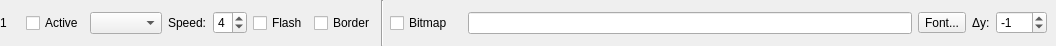
<?xml version="1.0" encoding="UTF-8"?>
<ui version="4.0">
 <class>Form</class>
 <widget class="QWidget" name="Form">
  <property name="geometry">
   <rect>
    <x>0</x>
    <y>0</y>
    <width>1056</width>
    <height>46</height>
   </rect>
  </property>
  <property name="windowTitle">
   <string>Form</string>
  </property>
  <layout class="QHBoxLayout" name="horizontalLayout">
   <property name="leftMargin">
    <number>0</number>
   </property>
   <property name="topMargin">
    <number>0</number>
   </property>
   <property name="rightMargin">
    <number>0</number>
   </property>
   <property name="bottomMargin">
    <number>0</number>
   </property>
   <item>
    <widget class="QLabel" name="numberLbl">
     <property name="minimumSize">
      <size>
       <width>20</width>
       <height>0</height>
      </size>
     </property>
     <property name="text">
      <string>1</string>
     </property>
    </widget>
   </item>
   <item>
    <widget class="QCheckBox" name="activeBox">
     <property name="text">
      <string>Active</string>
     </property>
    </widget>
   </item>
   <item>
    <widget class="QComboBox" name="animBox"/>
   </item>
   <item>
    <widget class="QLabel" name="label_2">
     <property name="text">
      <string>Speed:</string>
     </property>
    </widget>
   </item>
   <item>
    <widget class="QSpinBox" name="speedBox">
     <property name="minimum">
      <number>1</number>
     </property>
     <property name="maximum">
      <number>8</number>
     </property>
     <property name="value">
      <number>4</number>
     </property>
    </widget>
   </item>
   <item>
    <widget class="QCheckBox" name="flashBox">
     <property name="text">
      <string>Flash</string>
     </property>
    </widget>
   </item>
   <item>
    <widget class="QCheckBox" name="borderBox">
     <property name="text">
      <string>Border</string>
     </property>
    </widget>
   </item>
   <item>
    <widget class="Line" name="line">
     <property name="orientation">
      <enum>Qt::Vertical</enum>
     </property>
    </widget>
   </item>
   <item>
    <widget class="QCheckBox" name="bmpBox">
     <property name="text">
      <string>Bitmap</string>
     </property>
    </widget>
   </item>
   <item>
    <widget class="QStackedWidget" name="stacker">
     <property name="currentIndex">
      <number>0</number>
     </property>
     <widget class="QWidget" name="page">
      <layout class="QHBoxLayout" name="horizontalLayout_2">
       <item>
        <widget class="QLineEdit" name="textEdit">
         <property name="minimumSize">
          <size>
           <width>200</width>
           <height>0</height>
          </size>
         </property>
        </widget>
       </item>
       <item>
        <widget class="QToolButton" name="fontBtn">
         <property name="text">
          <string>Font...</string>
         </property>
        </widget>
       </item>
       <item>
        <widget class="QLabel" name="label">
         <property name="text">
          <string>Δy:</string>
         </property>
        </widget>
       </item>
       <item>
        <widget class="QSpinBox" name="offsetBox">
         <property name="minimum">
          <number>-100</number>
         </property>
         <property name="maximum">
          <number>100</number>
         </property>
         <property name="value">
          <number>-1</number>
         </property>
        </widget>
       </item>
      </layout>
     </widget>
     <widget class="QWidget" name="page_2">
      <layout class="QHBoxLayout" name="horizontalLayout_3">
       <item>
        <widget class="QPushButton" name="bmpLoadBtn">
         <property name="text">
          <string>Load...</string>
         </property>
        </widget>
       </item>
       <item>
        <spacer name="horizontalSpacer">
         <property name="orientation">
          <enum>Qt::Horizontal</enum>
         </property>
         <property name="sizeHint" stdset="0">
          <size>
           <width>439</width>
           <height>0</height>
          </size>
         </property>
        </spacer>
       </item>
      </layout>
     </widget>
    </widget>
   </item>
  </layout>
 </widget>
 <tabstops>
  <tabstop>activeBox</tabstop>
  <tabstop>animBox</tabstop>
  <tabstop>speedBox</tabstop>
  <tabstop>flashBox</tabstop>
  <tabstop>borderBox</tabstop>
  <tabstop>bmpBox</tabstop>
  <tabstop>textEdit</tabstop>
  <tabstop>fontBtn</tabstop>
  <tabstop>offsetBox</tabstop>
  <tabstop>bmpLoadBtn</tabstop>
 </tabstops>
 <resources/>
 <connections>
  <connection>
   <sender>speedBox</sender>
   <signal>valueChanged(int)</signal>
   <receiver>Form</receiver>
   <slot>changed()</slot>
   <hints>
    <hint type="sourcelabel">
     <x>216</x>
     <y>24</y>
    </hint>
    <hint type="destinationlabel">
     <x>258</x>
     <y>41</y>
    </hint>
   </hints>
  </connection>
  <connection>
   <sender>animBox</sender>
   <signal>currentIndexChanged(int)</signal>
   <receiver>Form</receiver>
   <slot>changed()</slot>
   <hints>
    <hint type="sourcelabel">
     <x>136</x>
     <y>27</y>
    </hint>
    <hint type="destinationlabel">
     <x>167</x>
     <y>43</y>
    </hint>
   </hints>
  </connection>
  <connection>
   <sender>activeBox</sender>
   <signal>toggled(bool)</signal>
   <receiver>Form</receiver>
   <slot>changed()</slot>
   <hints>
    <hint type="sourcelabel">
     <x>43</x>
     <y>25</y>
    </hint>
    <hint type="destinationlabel">
     <x>79</x>
     <y>41</y>
    </hint>
   </hints>
  </connection>
  <connection>
   <sender>flashBox</sender>
   <signal>toggled(bool)</signal>
   <receiver>Form</receiver>
   <slot>changed()</slot>
   <hints>
    <hint type="sourcelabel">
     <x>256</x>
     <y>19</y>
    </hint>
    <hint type="destinationlabel">
     <x>264</x>
     <y>5</y>
    </hint>
   </hints>
  </connection>
  <connection>
   <sender>borderBox</sender>
   <signal>toggled(bool)</signal>
   <receiver>Form</receiver>
   <slot>changed()</slot>
   <hints>
    <hint type="sourcelabel">
     <x>319</x>
     <y>20</y>
    </hint>
    <hint type="destinationlabel">
     <x>338</x>
     <y>38</y>
    </hint>
   </hints>
  </connection>
  <connection>
   <sender>bmpBox</sender>
   <signal>toggled(bool)</signal>
   <receiver>Form</receiver>
   <slot>changed()</slot>
   <hints>
    <hint type="sourcelabel">
     <x>418</x>
     <y>25</y>
    </hint>
    <hint type="destinationlabel">
     <x>457</x>
     <y>39</y>
    </hint>
   </hints>
  </connection>
  <connection>
   <sender>textEdit</sender>
   <signal>textEdited(QString)</signal>
   <receiver>Form</receiver>
   <slot>changed()</slot>
   <hints>
    <hint type="sourcelabel">
     <x>521</x>
     <y>21</y>
    </hint>
    <hint type="destinationlabel">
     <x>442</x>
     <y>5</y>
    </hint>
   </hints>
  </connection>
  <connection>
   <sender>offsetBox</sender>
   <signal>valueChanged(int)</signal>
   <receiver>Form</receiver>
   <slot>changed()</slot>
   <hints>
    <hint type="sourcelabel">
     <x>997</x>
     <y>25</y>
    </hint>
    <hint type="destinationlabel">
     <x>350</x>
     <y>6</y>
    </hint>
   </hints>
  </connection>
 </connections>
 <slots>
  <slot>changed()</slot>
 </slots>
</ui>
